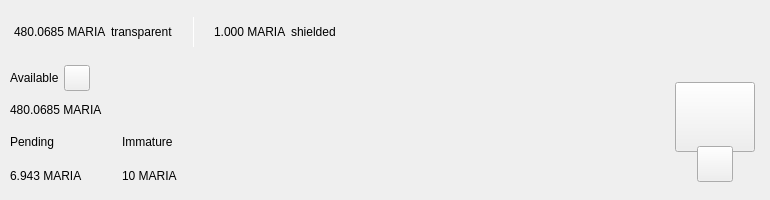
<?xml version="1.0" encoding="UTF-8"?>
<ui version="4.0">
 <class>TopBar</class>
 <widget class="QWidget" name="TopBar">
  <property name="geometry">
   <rect>
    <x>0</x>
    <y>0</y>
    <width>734</width>
    <height>200</height>
   </rect>
  </property>
  <property name="minimumSize">
   <size>
    <width>0</width>
    <height>200</height>
   </size>
  </property>
  <property name="maximumSize">
   <size>
    <width>16777215</width>
    <height>200</height>
   </size>
  </property>
  <property name="windowTitle">
   <string notr="true">N/A</string>
  </property>
  <layout class="QVBoxLayout" name="verticalLayout_10" stretch="0">
   <property name="spacing">
    <number>0</number>
   </property>
   <property name="leftMargin">
    <number>0</number>
   </property>
   <property name="topMargin">
    <number>0</number>
   </property>
   <property name="rightMargin">
    <number>0</number>
   </property>
   <property name="bottomMargin">
    <number>0</number>
   </property>
   <item>
    <widget class="PFBorderImage" name="containerTop">
     <layout class="QVBoxLayout" name="verticalLayout_11">
      <property name="spacing">
       <number>0</number>
      </property>
      <property name="leftMargin">
       <number>0</number>
      </property>
      <property name="topMargin">
       <number>0</number>
      </property>
      <property name="rightMargin">
       <number>0</number>
      </property>
      <property name="bottomMargin">
       <number>0</number>
      </property>
      <item>
       <widget class="QWidget" name="top_container_2" native="true">
        <property name="minimumSize">
         <size>
          <width>0</width>
          <height>65</height>
         </size>
        </property>
        <layout class="QHBoxLayout" name="top_container">
         <property name="spacing">
          <number>0</number>
         </property>
         <property name="leftMargin">
          <number>14</number>
         </property>
         <property name="topMargin">
          <number>0</number>
         </property>
         <property name="rightMargin">
          <number>14</number>
         </property>
         <property name="bottomMargin">
          <number>0</number>
         </property>
         <item alignment="Qt::AlignVCenter">
          <widget class="QWidget" name="widgetTopAmount" native="true">
           <property name="sizePolicy">
            <sizepolicy hsizetype="Preferred" vsizetype="Maximum">
             <horstretch>0</horstretch>
             <verstretch>0</verstretch>
            </sizepolicy>
           </property>
           <layout class="QHBoxLayout" name="horizontalLayout_5">
            <property name="spacing">
             <number>5</number>
            </property>
            <property name="leftMargin">
             <number>0</number>
            </property>
            <property name="topMargin">
             <number>0</number>
            </property>
            <property name="rightMargin">
             <number>0</number>
            </property>
            <property name="bottomMargin">
             <number>0</number>
            </property>
            <item alignment="Qt::AlignTop">
             <widget class="QLabel" name="labelAmountTopMaria">
              <property name="minimumSize">
               <size>
                <width>0</width>
                <height>36</height>
               </size>
              </property>
              <property name="styleSheet">
               <string notr="true">padding:0px;margin:0px;</string>
              </property>
              <property name="text">
               <string notr="true">480.0685 MARIA</string>
              </property>
             </widget>
            </item>
            <item>
             <widget class="QLabel" name="labelTrans">
              <property name="text">
               <string>transparent</string>
              </property>
             </widget>
            </item>
            <item>
             <spacer name="horizontalSpacer_11">
              <property name="orientation">
               <enum>Qt::Horizontal</enum>
              </property>
              <property name="sizeType">
               <enum>QSizePolicy::Fixed</enum>
              </property>
              <property name="sizeHint" stdset="0">
               <size>
                <width>15</width>
                <height>20</height>
               </size>
              </property>
             </spacer>
            </item>
            <item alignment="Qt::AlignVCenter">
             <widget class="QLabel" name="typeSpacerTop">
              <property name="minimumSize">
               <size>
                <width>1</width>
                <height>30</height>
               </size>
              </property>
              <property name="maximumSize">
               <size>
                <width>1</width>
                <height>30</height>
               </size>
              </property>
              <property name="styleSheet">
               <string notr="true">background-color:white;
padding:0px;
border:none;</string>
              </property>
              <property name="text">
               <string/>
              </property>
             </widget>
            </item>
            <item>
             <spacer name="horizontalSpacer_12">
              <property name="orientation">
               <enum>Qt::Horizontal</enum>
              </property>
              <property name="sizeType">
               <enum>QSizePolicy::Fixed</enum>
              </property>
              <property name="sizeHint" stdset="0">
               <size>
                <width>15</width>
                <height>20</height>
               </size>
              </property>
             </spacer>
            </item>
            <item alignment="Qt::AlignTop">
             <widget class="QLabel" name="labelAmountTopShieldedMaria">
              <property name="minimumSize">
               <size>
                <width>0</width>
                <height>36</height>
               </size>
              </property>
              <property name="text">
               <string notr="true">1.000 MARIA</string>
              </property>
             </widget>
            </item>
            <item>
             <widget class="QLabel" name="labelShield">
              <property name="text">
               <string>shielded</string>
              </property>
             </widget>
            </item>
           </layout>
          </widget>
         </item>
         <item>
          <spacer name="horizontalSpacer">
           <property name="orientation">
            <enum>Qt::Horizontal</enum>
           </property>
           <property name="sizeHint" stdset="0">
            <size>
             <width>40</width>
             <height>20</height>
            </size>
           </property>
          </spacer>
         </item>
         <item>
          <layout class="QHBoxLayout" name="horizontalLayout_4">
           <property name="spacing">
            <number>12</number>
           </property>
           <property name="rightMargin">
            <number>0</number>
           </property>
           <item alignment="Qt::AlignRight">
            <widget class="QWidget" name="layoutSync" native="true">
             <property name="minimumSize">
              <size>
               <width>0</width>
               <height>36</height>
              </size>
             </property>
             <property name="maximumSize">
              <size>
               <width>16777215</width>
               <height>36</height>
              </size>
             </property>
             <layout class="QVBoxLayout" name="verticalLayout_9">
              <property name="leftMargin">
               <number>0</number>
              </property>
              <property name="topMargin">
               <number>0</number>
              </property>
              <property name="rightMargin">
               <number>0</number>
              </property>
              <property name="bottomMargin">
               <number>0</number>
              </property>
              <item>
               <widget class="ExpandableButton" name="pushButtonSync" native="true">
                <property name="minimumSize">
                 <size>
                  <width>36</width>
                  <height>36</height>
                 </size>
                </property>
                <property name="maximumSize">
                 <size>
                  <width>16777215</width>
                  <height>36</height>
                 </size>
                </property>
               </widget>
              </item>
             </layout>
            </widget>
           </item>
           <item>
            <widget class="ExpandableButton" name="pushButtonHDUpgrade" native="true">
             <property name="minimumSize">
              <size>
               <width>36</width>
               <height>36</height>
              </size>
             </property>
            </widget>
           </item>
           <item>
            <widget class="ExpandableButton" name="pushButtonStack" native="true">
             <property name="minimumSize">
              <size>
               <width>36</width>
               <height>36</height>
              </size>
             </property>
            </widget>
           </item>
           <item>
            <widget class="ExpandableButton" name="pushButtonColdStaking" native="true">
             <property name="minimumSize">
              <size>
               <width>36</width>
               <height>36</height>
              </size>
             </property>
            </widget>
           </item>
           <item>
            <widget class="ExpandableButton" name="pushButtonConnection" native="true">
             <property name="minimumSize">
              <size>
               <width>36</width>
               <height>36</height>
              </size>
             </property>
            </widget>
           </item>
           <item>
            <widget class="ExpandableButton" name="pushButtonTor" native="true">
             <property name="minimumSize">
              <size>
               <width>36</width>
               <height>36</height>
              </size>
             </property>
            </widget>
           </item>
           <item>
            <widget class="ExpandableButton" name="pushButtonLock" native="true">
             <property name="sizePolicy">
              <sizepolicy hsizetype="Expanding" vsizetype="Expanding">
               <horstretch>0</horstretch>
               <verstretch>0</verstretch>
              </sizepolicy>
             </property>
             <property name="minimumSize">
              <size>
               <width>36</width>
               <height>0</height>
              </size>
             </property>
            </widget>
           </item>
           <item>
            <widget class="ExpandableButton" name="pushButtonTheme" native="true">
             <property name="minimumSize">
              <size>
               <width>36</width>
               <height>36</height>
              </size>
             </property>
             <property name="maximumSize">
              <size>
               <width>16777215</width>
               <height>36</height>
              </size>
             </property>
            </widget>
           </item>
           <item>
            <widget class="ExpandableButton" name="pushButtonFAQ" native="true">
             <property name="minimumSize">
              <size>
               <width>36</width>
               <height>36</height>
              </size>
             </property>
            </widget>
           </item>
          </layout>
         </item>
        </layout>
       </widget>
      </item>
      <item>
       <widget class="QWidget" name="bottom_container" native="true">
        <property name="minimumSize">
         <size>
          <width>0</width>
          <height>135</height>
         </size>
        </property>
        <layout class="QHBoxLayout" name="botton_container">
         <property name="leftMargin">
          <number>10</number>
         </property>
         <property name="topMargin">
          <number>0</number>
         </property>
         <property name="rightMargin">
          <number>10</number>
         </property>
         <property name="bottomMargin">
          <number>10</number>
         </property>
         <item>
          <layout class="QVBoxLayout" name="verticalLayout_7">
           <property name="spacing">
            <number>0</number>
           </property>
           <property name="leftMargin">
            <number>0</number>
           </property>
           <property name="rightMargin">
            <number>30</number>
           </property>
           <item>
            <layout class="QVBoxLayout" name="verticalLayout_2">
             <item>
              <layout class="QHBoxLayout" name="horizontalLayoutContainerAvailable">
               <property name="spacing">
                <number>5</number>
               </property>
               <item>
                <widget class="QLabel" name="labelTitle1">
                 <property name="text">
                  <string>Available</string>
                 </property>
                </widget>
               </item>
               <item>
                <widget class="QPushButton" name="pushButtonBalanceInfo">
                 <property name="minimumSize">
                  <size>
                   <width>26</width>
                   <height>26</height>
                  </size>
                 </property>
                 <property name="maximumSize">
                  <size>
                   <width>26</width>
                   <height>26</height>
                  </size>
                 </property>
                 <property name="mouseTracking">
                  <bool>true</bool>
                 </property>
                 <property name="focusPolicy">
                  <enum>Qt::NoFocus</enum>
                 </property>
                 <property name="text">
                  <string notr="true"/>
                 </property>
                 <property name="iconSize">
                  <size>
                   <width>24</width>
                   <height>24</height>
                  </size>
                 </property>
                 <property name="shortcut">
                  <string notr="true"/>
                 </property>
                </widget>
               </item>
               <item>
                <spacer name="horizontalSpacer_4">
                 <property name="orientation">
                  <enum>Qt::Horizontal</enum>
                 </property>
                 <property name="sizeType">
                  <enum>QSizePolicy::MinimumExpanding</enum>
                 </property>
                 <property name="sizeHint" stdset="0">
                  <size>
                   <width>20</width>
                   <height>20</height>
                  </size>
                 </property>
                </spacer>
               </item>
              </layout>
             </item>
             <item>
              <widget class="QLabel" name="labelAmountMaria">
               <property name="text">
                <string notr="true">480.0685 MARIA</string>
               </property>
              </widget>
             </item>
            </layout>
           </item>
           <item>
            <widget class="QWidget" name="container_imm_pend" native="true">
             <layout class="QHBoxLayout" name="horizontalLayout_2">
              <property name="spacing">
               <number>0</number>
              </property>
              <property name="leftMargin">
               <number>0</number>
              </property>
              <property name="topMargin">
               <number>0</number>
              </property>
              <property name="rightMargin">
               <number>0</number>
              </property>
              <property name="bottomMargin">
               <number>0</number>
              </property>
              <item alignment="Qt::AlignLeft">
               <widget class="QWidget" name="container_pending" native="true">
                <property name="sizePolicy">
                 <sizepolicy hsizetype="Minimum" vsizetype="Preferred">
                  <horstretch>0</horstretch>
                  <verstretch>0</verstretch>
                 </sizepolicy>
                </property>
                <layout class="QVBoxLayout" name="verticalLayout_3">
                 <property name="leftMargin">
                  <number>0</number>
                 </property>
                 <property name="topMargin">
                  <number>0</number>
                 </property>
                 <property name="rightMargin">
                  <number>0</number>
                 </property>
                 <property name="bottomMargin">
                  <number>0</number>
                 </property>
                 <item>
                  <widget class="QLabel" name="labelTitle3">
                   <property name="text">
                    <string>Pending</string>
                   </property>
                  </widget>
                 </item>
                 <item>
                  <widget class="QLabel" name="labelPendingMaria">
                   <property name="text">
                    <string notr="true">6.943 MARIA</string>
                   </property>
                  </widget>
                 </item>
                </layout>
               </widget>
              </item>
              <item>
               <spacer name="horizontalSpacer_3">
                <property name="orientation">
                 <enum>Qt::Horizontal</enum>
                </property>
                <property name="sizeType">
                 <enum>QSizePolicy::Fixed</enum>
                </property>
                <property name="sizeHint" stdset="0">
                 <size>
                  <width>40</width>
                  <height>20</height>
                 </size>
                </property>
               </spacer>
              </item>
              <item alignment="Qt::AlignLeft">
               <widget class="QWidget" name="container_immature" native="true">
                <property name="sizePolicy">
                 <sizepolicy hsizetype="Minimum" vsizetype="Preferred">
                  <horstretch>0</horstretch>
                  <verstretch>0</verstretch>
                 </sizepolicy>
                </property>
                <layout class="QVBoxLayout" name="verticalLayout_4">
                 <property name="leftMargin">
                  <number>0</number>
                 </property>
                 <property name="topMargin">
                  <number>0</number>
                 </property>
                 <property name="rightMargin">
                  <number>0</number>
                 </property>
                 <property name="bottomMargin">
                  <number>0</number>
                 </property>
                 <item>
                  <widget class="QLabel" name="labelTitle4">
                   <property name="text">
                    <string>Immature</string>
                   </property>
                  </widget>
                 </item>
                 <item>
                  <widget class="QLabel" name="labelImmatureMaria">
                   <property name="text">
                    <string notr="true">10 MARIA</string>
                   </property>
                  </widget>
                 </item>
                </layout>
               </widget>
              </item>
              <item>
               <spacer name="horizontalSpacer_5">
                <property name="orientation">
                 <enum>Qt::Horizontal</enum>
                </property>
                <property name="sizeHint" stdset="0">
                 <size>
                  <width>40</width>
                  <height>20</height>
                 </size>
                </property>
               </spacer>
              </item>
             </layout>
            </widget>
           </item>
          </layout>
         </item>
         <item>
          <spacer name="horizontalSpacer_2">
           <property name="orientation">
            <enum>Qt::Horizontal</enum>
           </property>
           <property name="sizeHint" stdset="0">
            <size>
             <width>40</width>
             <height>20</height>
            </size>
           </property>
          </spacer>
         </item>
         <item alignment="Qt::AlignHCenter|Qt::AlignVCenter">
          <widget class="QWidget" name="qrContainer" native="true">
           <property name="sizePolicy">
            <sizepolicy hsizetype="Preferred" vsizetype="Minimum">
             <horstretch>0</horstretch>
             <verstretch>0</verstretch>
            </sizepolicy>
           </property>
           <property name="minimumSize">
            <size>
             <width>90</width>
             <height>110</height>
            </size>
           </property>
           <property name="maximumSize">
            <size>
             <width>90</width>
             <height>110</height>
            </size>
           </property>
           <layout class="QVBoxLayout" name="containerQR">
            <property name="spacing">
             <number>0</number>
            </property>
            <property name="leftMargin">
             <number>5</number>
            </property>
            <property name="topMargin">
             <number>10</number>
            </property>
            <property name="rightMargin">
             <number>5</number>
            </property>
            <property name="bottomMargin">
             <number>0</number>
            </property>
            <item>
             <widget class="QPushButton" name="btnQr">
              <property name="minimumSize">
               <size>
                <width>70</width>
                <height>70</height>
               </size>
              </property>
              <property name="maximumSize">
               <size>
                <width>16777215</width>
                <height>70</height>
               </size>
              </property>
              <property name="focusPolicy">
               <enum>Qt::NoFocus</enum>
              </property>
              <property name="text">
               <string/>
              </property>
              <property name="iconSize">
               <size>
                <width>70</width>
                <height>70</height>
               </size>
              </property>
             </widget>
            </item>
            <item>
             <spacer name="verticalSpacer">
              <property name="orientation">
               <enum>Qt::Vertical</enum>
              </property>
              <property name="sizeType">
               <enum>QSizePolicy::Fixed</enum>
              </property>
              <property name="sizeHint" stdset="0">
               <size>
                <width>20</width>
                <height>20</height>
               </size>
              </property>
             </spacer>
            </item>
            <item alignment="Qt::AlignHCenter|Qt::AlignBottom">
             <widget class="QPushButton" name="pushButtonQR">
              <property name="minimumSize">
               <size>
                <width>36</width>
                <height>36</height>
               </size>
              </property>
              <property name="maximumSize">
               <size>
                <width>36</width>
                <height>36</height>
               </size>
              </property>
              <property name="focusPolicy">
               <enum>Qt::NoFocus</enum>
              </property>
              <property name="text">
               <string/>
              </property>
             </widget>
            </item>
           </layout>
          </widget>
         </item>
        </layout>
       </widget>
      </item>
     </layout>
    </widget>
   </item>
  </layout>
 </widget>
 <customwidgets>
  <customwidget>
   <class>ExpandableButton</class>
   <extends>QWidget</extends>
   <header>qt/maria/expandablebutton.h</header>
   <container>1</container>
  </customwidget>
  <customwidget>
   <class>PFBorderImage</class>
   <extends>QFrame</extends>
   <header>qt/maria/pfborderimage.h</header>
   <container>1</container>
  </customwidget>
 </customwidgets>
 <resources/>
 <connections/>
</ui>
